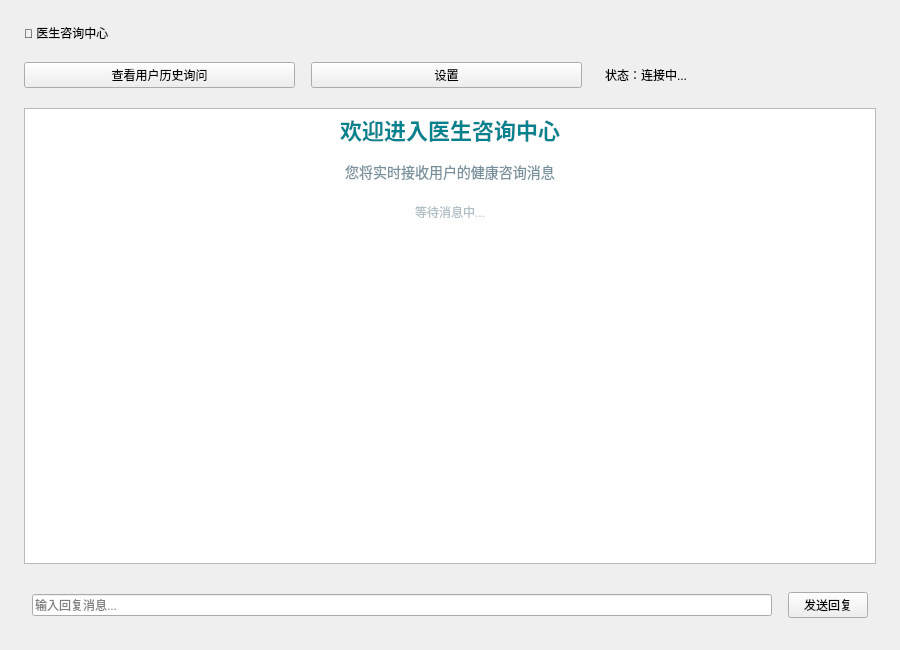
<?xml version="1.0" encoding="UTF-8"?>
<ui version="4.0">
 <class>DoctorChatWidget</class>
 <widget class="QWidget" name="DoctorChatWidget">
  <property name="geometry">
   <rect>
    <x>0</x>
    <y>0</y>
    <width>900</width>
    <height>650</height>
   </rect>
  </property>
  <property name="windowTitle">
   <string>医生咨询中心</string>
  </property>
  <property name="styleSheet">
   <string notr="true"/>
  </property>
  <layout class="QVBoxLayout" name="verticalLayout">
   <property name="spacing">
    <number>20</number>
   </property>
   <property name="margin">
    <number>24</number>
   </property>
   <item>
    <widget class="QWidget" name="headerWidget" native="true">
     <property name="styleSheet">
      <string notr="true"/>
     </property>
     <layout class="QVBoxLayout" name="headerLayout">
      <property name="spacing">
       <number>20</number>
      </property>
      <property name="margin">
       <number>0</number>
      </property>
      <item>
       <widget class="QLabel" name="titleLabel">
        <property name="text">
         <string>🏥 医生咨询中心</string>
        </property>
       </widget>
      </item>
      <item>
       <layout class="QHBoxLayout" name="buttonLayout">
        <property name="spacing">
         <number>16</number>
        </property>
        <property name="margin">
         <number>0</number>
        </property>
        <item>
         <widget class="QPushButton" name="historyBtn">
          <property name="text">
           <string>查看用户历史询问</string>
          </property>
         </widget>
        </item>
        <item>
         <widget class="QPushButton" name="settingsBtn">
          <property name="text">
           <string>设置</string>
          </property>
         </widget>
        </item>
        <item>
         <spacer name="horizontalSpacer">
          <property name="orientation">
           <enum>Qt::Horizontal</enum>
          </property>
         </spacer>
        </item>
        <item>
         <widget class="QLabel" name="statusLabel">
          <property name="text">
           <string>状态：连接中...</string>
          </property>
         </widget>
        </item>
       </layout>
      </item>
     </layout>
    </widget>
   </item>
   <item>
    <widget class="QTextBrowser" name="textBrowser">
     <property name="styleSheet">
      <string notr="true"/>
     </property>
     <property name="html">
      <string>&lt;!DOCTYPE HTML PUBLIC &quot;-//W3C//DTD HTML 4.0//EN&quot; &quot;http://www.w3.org/TR/REC-html40/strict.dtd&quot;&gt;
&lt;html&gt;&lt;head&gt;&lt;meta name=&quot;qrichtext&quot; content=&quot;1&quot; /&gt;&lt;style type=&quot;text/css&quot;&gt;
p, li { white-space: pre-wrap; }
&lt;/style&gt;&lt;/head&gt;&lt;body style=&quot; font-family:'Microsoft YaHei'; font-size:14px; font-weight:400; color:#37474f; background-color:#ffffff; padding:20px;&quot;&gt;
&lt;p align=&quot;center&quot; style=&quot;margin-top:40px;&quot;&gt;&lt;span style=&quot;color:#00838f; font-size:22px; font-weight:600;&quot;&gt;欢迎进入医生咨询中心&lt;/span&gt;&lt;/p&gt;
&lt;p align=&quot;center&quot; style=&quot;margin-top:15px;&quot;&gt;&lt;span style=&quot;color:#78909c; font-size:14px;&quot;&gt;您将实时接收用户的健康咨询消息&lt;/span&gt;&lt;/p&gt;
&lt;p align=&quot;center&quot; style=&quot;margin-top:20px;&quot;&gt;&lt;span style=&quot;color:#b0bec5; font-size:12px;&quot;&gt;等待消息中...&lt;/span&gt;&lt;/p&gt;
&lt;/body&gt;&lt;/html&gt;</string>
     </property>
    </widget>
   </item>
   <item>
    <widget class="QWidget" name="inputWidget" native="true">
     <property name="styleSheet">
      <string notr="true"/>
     </property>
     <layout class="QHBoxLayout" name="inputLayout">
      <property name="spacing">
       <number>16</number>
      </property>
      <property name="margin">
       <number>8</number>
      </property>
      <item>
       <widget class="QLineEdit" name="lineEdit">
        <property name="placeholderText">
         <string>输入回复消息...</string>
        </property>
       </widget>
      </item>
      <item>
       <widget class="QPushButton" name="sendBtn">
        <property name="text">
         <string>发送回复</string>
        </property>
       </widget>
      </item>
     </layout>
    </widget>
   </item>
  </layout>
 </widget>
 <layoutdefault spacing="6" margin="11"/>
 <resources/>
 <connections/>
</ui>
